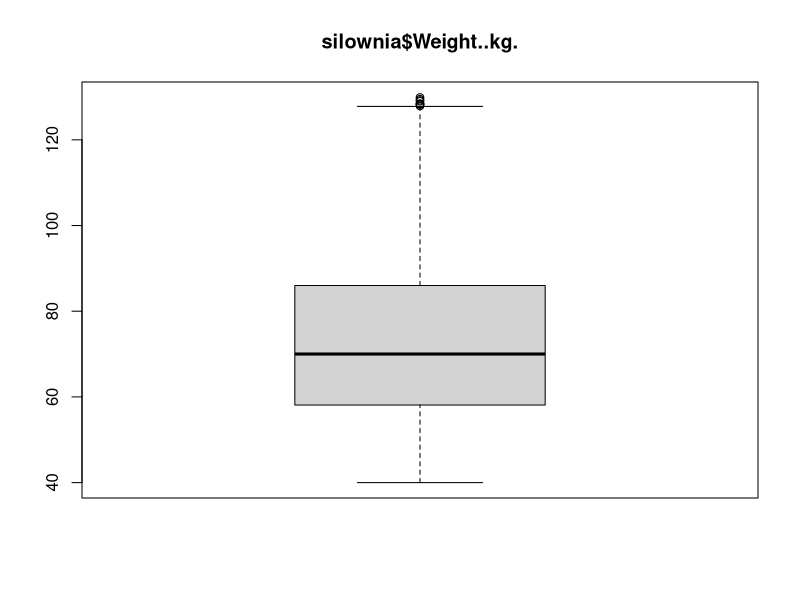
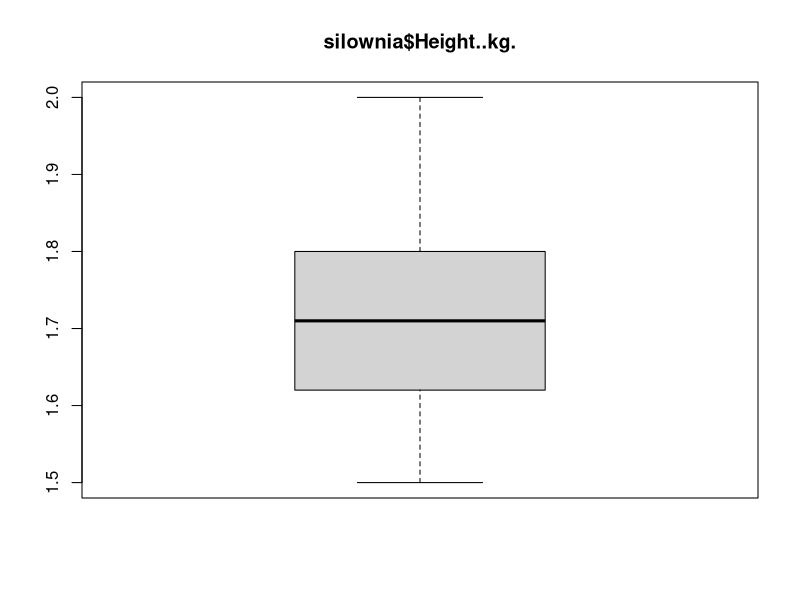
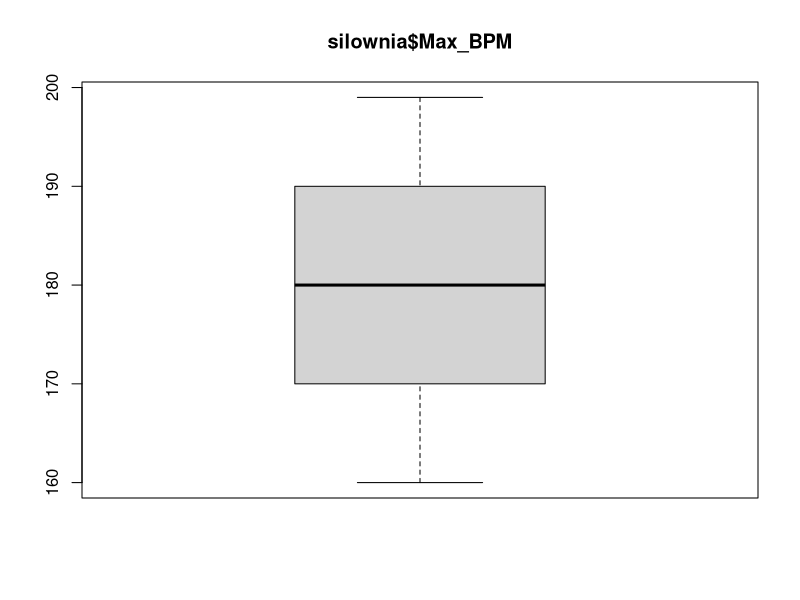
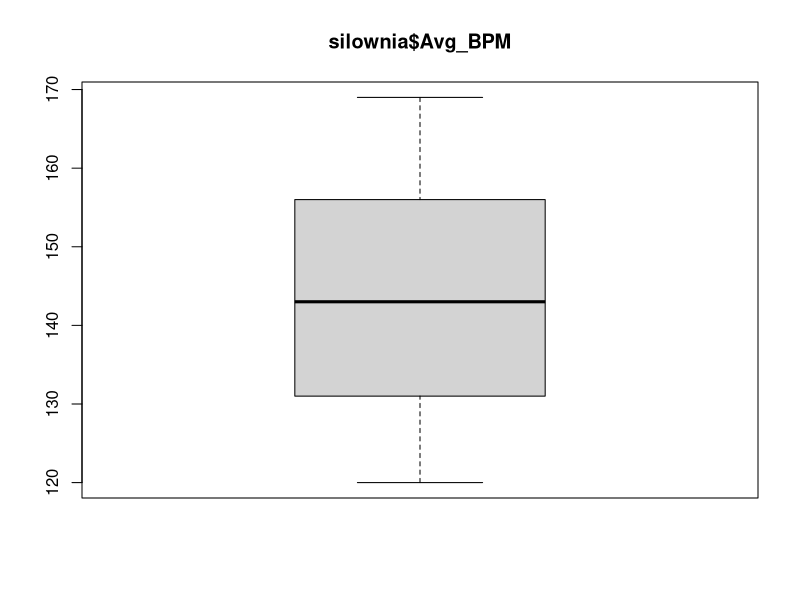
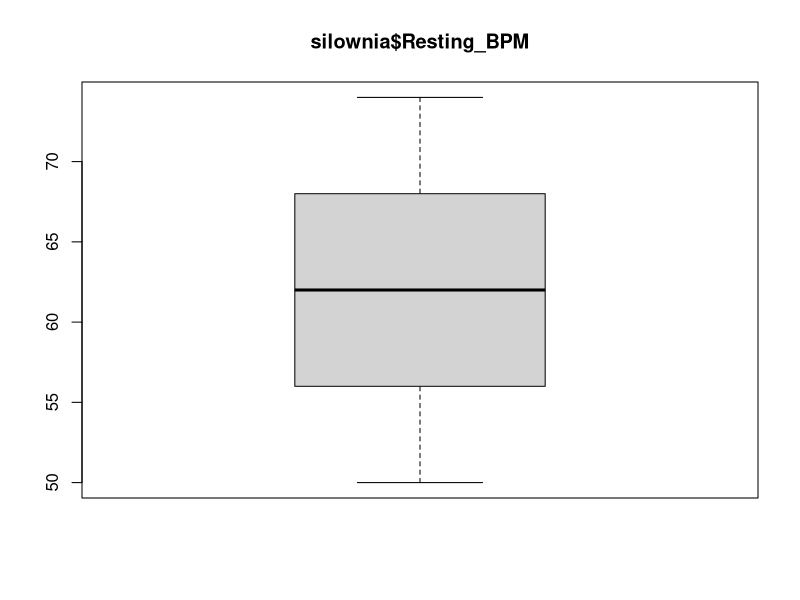
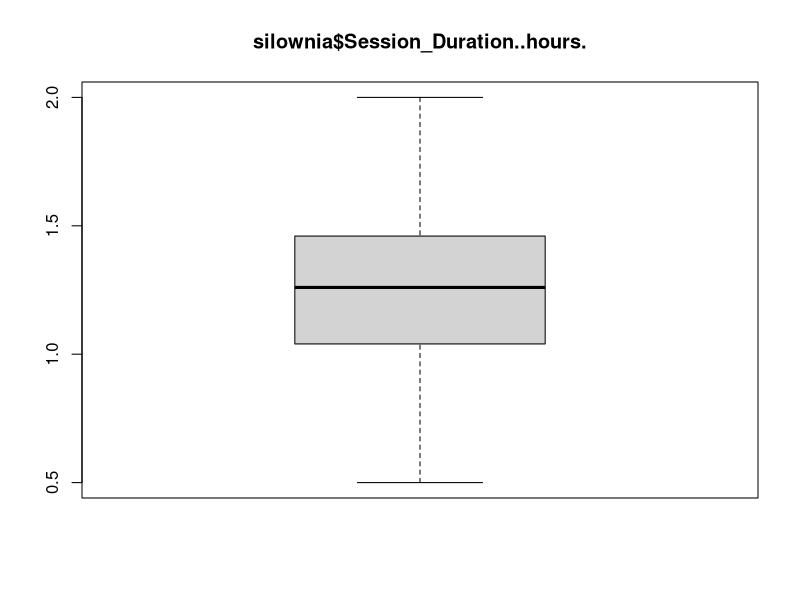
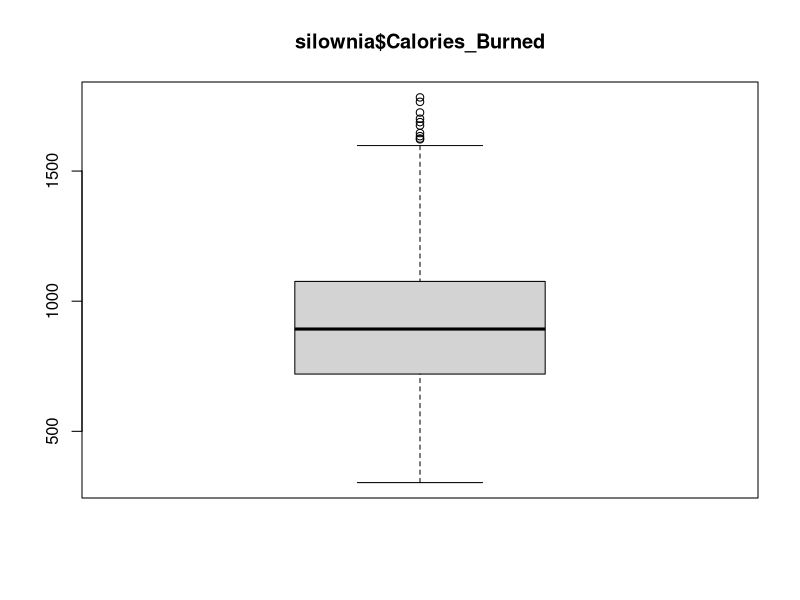
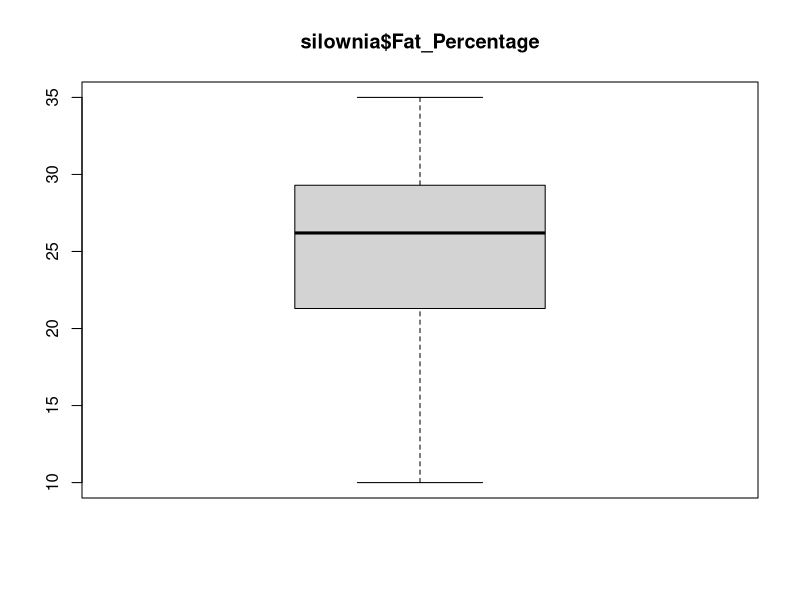

Source code (R) for these figures, in order:
silownia <- read.csv("silownia_new.csv")

boxplot(silownia$Weight..kg., main = "silownia$Weight..kg.")
boxplot(silownia$Height..m., main = "silownia$Height..kg.")
boxplot(silownia$Max_BPM, main = "silownia$Max_BPM")
boxplot(silownia$Avg_BPM, main = "silownia$Avg_BPM")
boxplot(silownia$Resting_BPM, main = "silownia$Resting_BPM")
boxplot(silownia$Session_Duration..hours., main = "silownia$Session_Duration..hours.")
boxplot(silownia$Calories_Burned, main = "silownia$Calories_Burned")
boxplot(silownia$Fat_Percentage, main = "silownia$Fat_Percentage")
boxplot(silownia$Water_Intake..liters., main = "silownia$Water_Intake..liters.")
boxplot(silownia$Workout_Frequency..days.week., main = "silownia$Workout_Frequency..days.week.")
boxplot(silownia$Experience_Level, main = "silownia$Experience_Level")